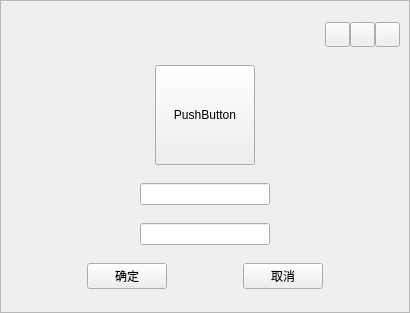
<?xml version="1.0" encoding="UTF-8"?>
<ui version="4.0">
 <class>Setting</class>
 <widget class="QWidget" name="Setting">
  <property name="geometry">
   <rect>
    <x>0</x>
    <y>0</y>
    <width>410</width>
    <height>313</height>
   </rect>
  </property>
  <property name="maximumSize">
   <size>
    <width>410</width>
    <height>313</height>
   </size>
  </property>
  <property name="windowTitle">
   <string>Form</string>
  </property>
  <layout class="QVBoxLayout" name="verticalLayout">
   <property name="leftMargin">
    <number>0</number>
   </property>
   <property name="topMargin">
    <number>0</number>
   </property>
   <property name="rightMargin">
    <number>0</number>
   </property>
   <property name="bottomMargin">
    <number>0</number>
   </property>
   <item>
    <widget class="QFrame" name="frame">
     <property name="frameShape">
      <enum>QFrame::StyledPanel</enum>
     </property>
     <property name="frameShadow">
      <enum>QFrame::Raised</enum>
     </property>
     <layout class="QVBoxLayout" name="verticalLayout_2">
      <item>
       <layout class="QHBoxLayout" name="horizontalLayout_5">
        <property name="spacing">
         <number>0</number>
        </property>
        <item>
         <spacer name="horizontalSpacer_6">
          <property name="orientation">
           <enum>Qt::Horizontal</enum>
          </property>
          <property name="sizeHint" stdset="0">
           <size>
            <width>40</width>
            <height>20</height>
           </size>
          </property>
         </spacer>
        </item>
        <item>
         <widget class="QWidget" name="widget" native="true">
          <property name="minimumSize">
           <size>
            <width>0</width>
            <height>25</height>
           </size>
          </property>
          <property name="maximumSize">
           <size>
            <width>16777215</width>
            <height>25</height>
           </size>
          </property>
          <layout class="QHBoxLayout" name="horizontalLayout_4">
           <property name="spacing">
            <number>0</number>
           </property>
           <property name="leftMargin">
            <number>0</number>
           </property>
           <property name="topMargin">
            <number>0</number>
           </property>
           <property name="rightMargin">
            <number>0</number>
           </property>
           <property name="bottomMargin">
            <number>0</number>
           </property>
           <item>
            <widget class="QPushButton" name="minimize">
             <property name="minimumSize">
              <size>
               <width>25</width>
               <height>25</height>
              </size>
             </property>
             <property name="maximumSize">
              <size>
               <width>25</width>
               <height>25</height>
              </size>
             </property>
             <property name="text">
              <string/>
             </property>
             <property name="icon">
              <iconset resource="icos.qrc">
               <normaloff>:/tool/minimize.png</normaloff>:/tool/minimize.png</iconset>
             </property>
             <property name="iconSize">
              <size>
               <width>25</width>
               <height>25</height>
              </size>
             </property>
            </widget>
           </item>
           <item>
            <widget class="QPushButton" name="maximize">
             <property name="sizePolicy">
              <sizepolicy hsizetype="Fixed" vsizetype="Fixed">
               <horstretch>0</horstretch>
               <verstretch>0</verstretch>
              </sizepolicy>
             </property>
             <property name="minimumSize">
              <size>
               <width>25</width>
               <height>25</height>
              </size>
             </property>
             <property name="maximumSize">
              <size>
               <width>25</width>
               <height>25</height>
              </size>
             </property>
             <property name="text">
              <string/>
             </property>
             <property name="icon">
              <iconset resource="icos.qrc">
               <normaloff>:/tool/maximize.png</normaloff>:/tool/maximize.png</iconset>
             </property>
             <property name="iconSize">
              <size>
               <width>25</width>
               <height>25</height>
              </size>
             </property>
            </widget>
           </item>
           <item>
            <widget class="QPushButton" name="close">
             <property name="maximumSize">
              <size>
               <width>25</width>
               <height>25</height>
              </size>
             </property>
             <property name="text">
              <string/>
             </property>
             <property name="icon">
              <iconset resource="icos.qrc">
               <normaloff>:/tool/close.png</normaloff>:/tool/close.png</iconset>
             </property>
             <property name="iconSize">
              <size>
               <width>25</width>
               <height>25</height>
              </size>
             </property>
            </widget>
           </item>
          </layout>
         </widget>
        </item>
       </layout>
      </item>
      <item>
       <layout class="QHBoxLayout" name="horizontalLayout">
        <property name="spacing">
         <number>0</number>
        </property>
        <item>
         <spacer name="horizontalSpacer">
          <property name="orientation">
           <enum>Qt::Horizontal</enum>
          </property>
          <property name="sizeHint" stdset="0">
           <size>
            <width>40</width>
            <height>20</height>
           </size>
          </property>
         </spacer>
        </item>
        <item>
         <widget class="QPushButton" name="pushButton">
          <property name="enabled">
           <bool>true</bool>
          </property>
          <property name="sizePolicy">
           <sizepolicy hsizetype="Maximum" vsizetype="Maximum">
            <horstretch>0</horstretch>
            <verstretch>0</verstretch>
           </sizepolicy>
          </property>
          <property name="minimumSize">
           <size>
            <width>100</width>
            <height>100</height>
           </size>
          </property>
          <property name="maximumSize">
           <size>
            <width>100</width>
            <height>100</height>
           </size>
          </property>
          <property name="text">
           <string>PushButton</string>
          </property>
         </widget>
        </item>
        <item>
         <spacer name="horizontalSpacer_2">
          <property name="orientation">
           <enum>Qt::Horizontal</enum>
          </property>
          <property name="sizeHint" stdset="0">
           <size>
            <width>40</width>
            <height>20</height>
           </size>
          </property>
         </spacer>
        </item>
       </layout>
      </item>
      <item>
       <layout class="QHBoxLayout" name="horizontalLayout_2">
        <property name="spacing">
         <number>0</number>
        </property>
        <item>
         <spacer name="horizontalSpacer_3">
          <property name="orientation">
           <enum>Qt::Horizontal</enum>
          </property>
          <property name="sizeHint" stdset="0">
           <size>
            <width>40</width>
            <height>20</height>
           </size>
          </property>
         </spacer>
        </item>
        <item>
         <widget class="QLineEdit" name="lineEdit"/>
        </item>
        <item>
         <spacer name="horizontalSpacer_4">
          <property name="orientation">
           <enum>Qt::Horizontal</enum>
          </property>
          <property name="sizeHint" stdset="0">
           <size>
            <width>40</width>
            <height>20</height>
           </size>
          </property>
         </spacer>
        </item>
       </layout>
      </item>
      <item>
       <layout class="QHBoxLayout" name="horizontalLayout_3">
        <property name="spacing">
         <number>0</number>
        </property>
        <item>
         <spacer name="horizontalSpacer_5">
          <property name="orientation">
           <enum>Qt::Horizontal</enum>
          </property>
          <property name="sizeHint" stdset="0">
           <size>
            <width>40</width>
            <height>20</height>
           </size>
          </property>
         </spacer>
        </item>
        <item>
         <widget class="QLineEdit" name="lineEdit_2"/>
        </item>
        <item>
         <spacer name="horizontalSpacer_7">
          <property name="orientation">
           <enum>Qt::Horizontal</enum>
          </property>
          <property name="sizeHint" stdset="0">
           <size>
            <width>40</width>
            <height>20</height>
           </size>
          </property>
         </spacer>
        </item>
       </layout>
      </item>
      <item>
       <layout class="QHBoxLayout" name="horizontalLayout_6">
        <property name="spacing">
         <number>0</number>
        </property>
        <item>
         <spacer name="horizontalSpacer_8">
          <property name="orientation">
           <enum>Qt::Horizontal</enum>
          </property>
          <property name="sizeHint" stdset="0">
           <size>
            <width>40</width>
            <height>20</height>
           </size>
          </property>
         </spacer>
        </item>
        <item>
         <widget class="QPushButton" name="sure">
          <property name="text">
           <string>确定</string>
          </property>
         </widget>
        </item>
        <item>
         <spacer name="horizontalSpacer_9">
          <property name="orientation">
           <enum>Qt::Horizontal</enum>
          </property>
          <property name="sizeHint" stdset="0">
           <size>
            <width>40</width>
            <height>20</height>
           </size>
          </property>
         </spacer>
        </item>
        <item>
         <widget class="QPushButton" name="cancel">
          <property name="text">
           <string>取消</string>
          </property>
         </widget>
        </item>
        <item>
         <spacer name="horizontalSpacer_10">
          <property name="orientation">
           <enum>Qt::Horizontal</enum>
          </property>
          <property name="sizeHint" stdset="0">
           <size>
            <width>40</width>
            <height>20</height>
           </size>
          </property>
         </spacer>
        </item>
       </layout>
      </item>
     </layout>
    </widget>
   </item>
  </layout>
 </widget>
 <resources>
  <include location="icos.qrc"/>
 </resources>
 <connections/>
</ui>
